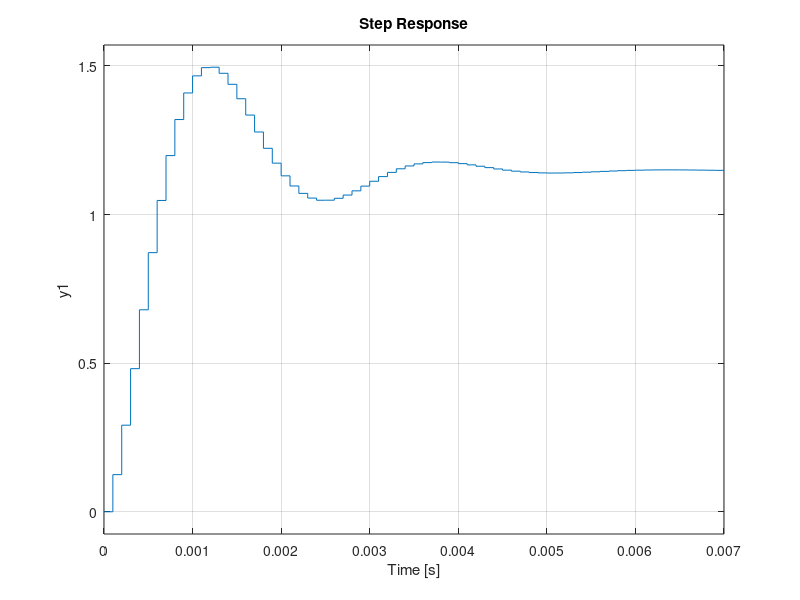

The MATLAB source for this figure:
close all
clear all
clc

L=150e-6; rL=0.1; C=961e-6; rC=0.13; R=2.2;
f=10000; Vcc=12; Ks=4/5; Kn=1/4;

s=tf('s');
G=minreal(1/((1/(rL+s*L)+1/(R)+s*C/(1+rC*s*C))*(rL+s*L)))

Gp=Vcc*G*Ks*Kn;
step(0.4*Gp)
hold on; step(feedback(Gp,1))
T=1/f;
Gpd=c2d(Gp,T);
step(0.5*Gpd)
Mp=2/100; ts=0.001;